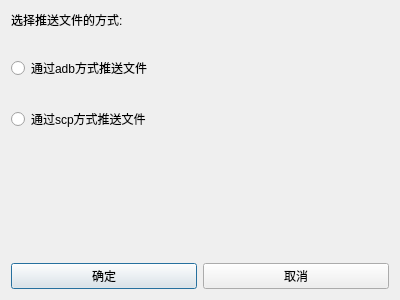
<?xml version="1.0" encoding="UTF-8"?>
<ui version="4.0">
 <class>ChoosePush</class>
 <widget class="QDialog" name="ChoosePush">
  <property name="geometry">
   <rect>
    <x>0</x>
    <y>0</y>
    <width>400</width>
    <height>300</height>
   </rect>
  </property>
  <property name="windowTitle">
   <string>ChoosePush</string>
  </property>
  <property name="styleSheet">
   <string notr="true">font: 11pt &quot;Sans Serif&quot;;</string>
  </property>
  <layout class="QGridLayout" name="gridLayout">
   <item row="0" column="0">
    <layout class="QVBoxLayout" name="verticalLayout">
     <item>
      <layout class="QVBoxLayout" name="verticalLayout_2">
       <item>
        <widget class="QLabel" name="label_2">
         <property name="text">
          <string>选择推送文件的方式:</string>
         </property>
        </widget>
       </item>
       <item>
        <widget class="QLabel" name="label">
         <property name="text">
          <string/>
         </property>
        </widget>
       </item>
       <item>
        <widget class="QRadioButton" name="radioButton">
         <property name="text">
          <string>通过adb方式推送文件</string>
         </property>
        </widget>
       </item>
       <item>
        <widget class="QLabel" name="label_4">
         <property name="text">
          <string/>
         </property>
        </widget>
       </item>
       <item>
        <widget class="QRadioButton" name="radioButton_2">
         <property name="text">
          <string>通过scp方式推送文件</string>
         </property>
        </widget>
       </item>
      </layout>
     </item>
     <item>
      <layout class="QVBoxLayout" name="verticalLayout_3">
       <item>
        <widget class="QLabel" name="label_3">
         <property name="text">
          <string/>
         </property>
        </widget>
       </item>
       <item>
        <widget class="QLabel" name="label_5">
         <property name="text">
          <string/>
         </property>
        </widget>
       </item>
      </layout>
     </item>
     <item>
      <layout class="QHBoxLayout" name="horizontalLayout">
       <item>
        <widget class="QPushButton" name="pushButton">
         <property name="text">
          <string>确定</string>
         </property>
        </widget>
       </item>
       <item>
        <widget class="QPushButton" name="pushButton_2">
         <property name="text">
          <string>取消</string>
         </property>
        </widget>
       </item>
      </layout>
     </item>
    </layout>
   </item>
  </layout>
 </widget>
 <resources/>
 <connections/>
</ui>
